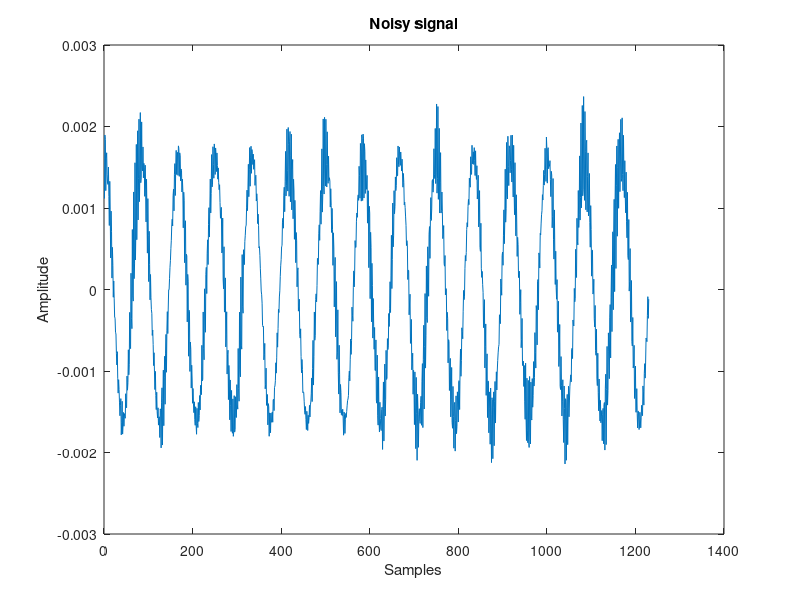
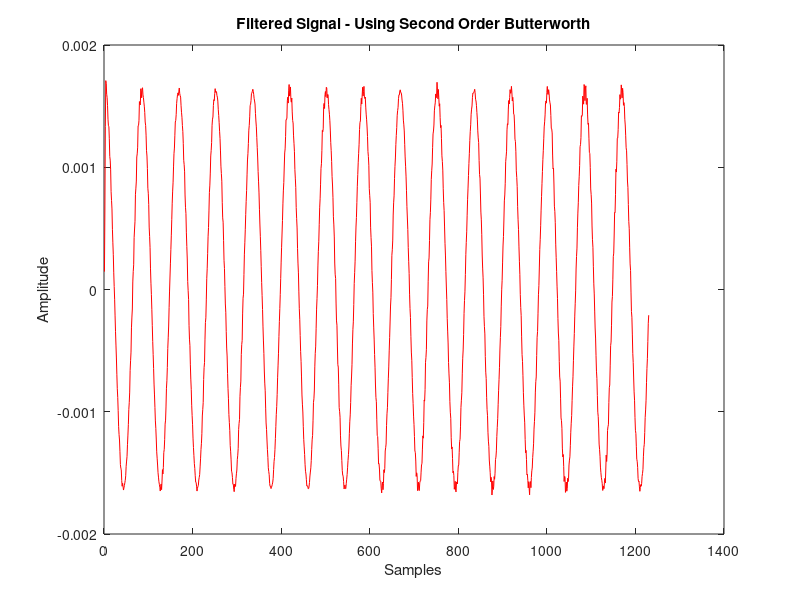
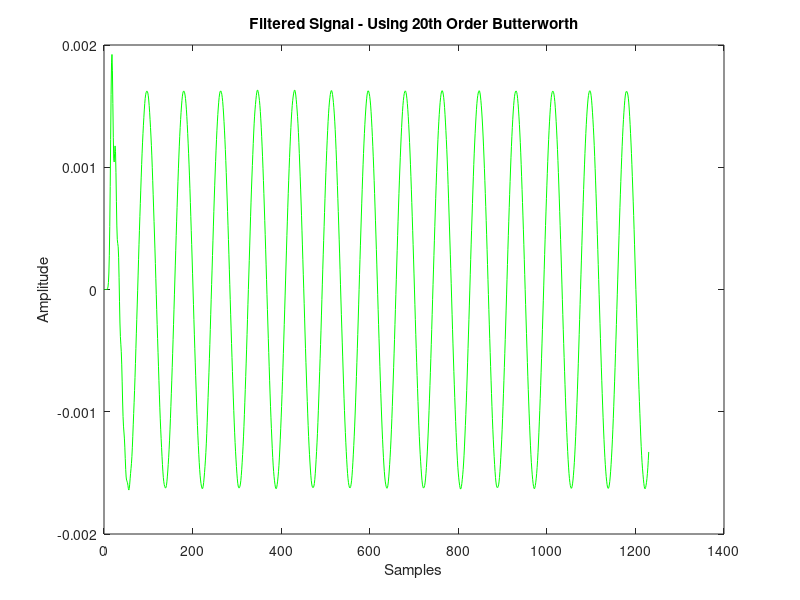
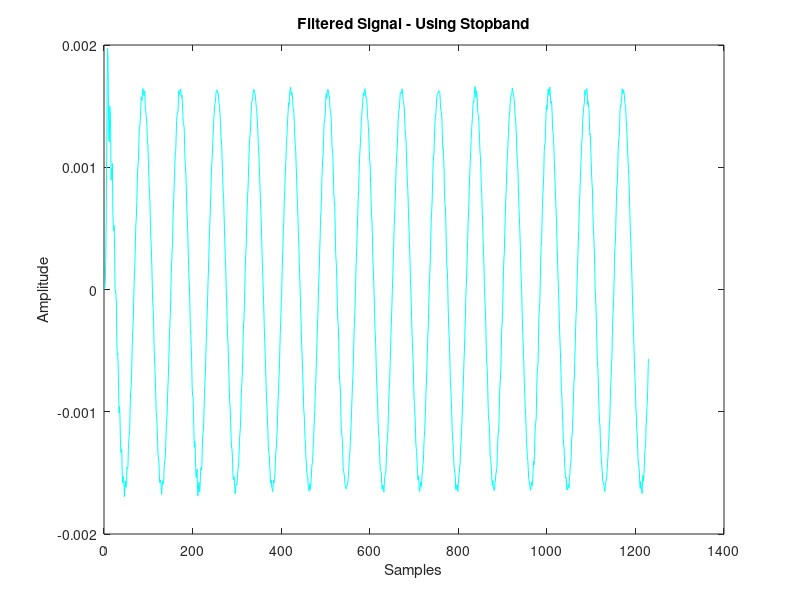

Recreate these plots in MATLAB, in order. (Note: this script raises an error after producing the figures.)
%% Filters Lab
%
% Based on a script by David Dorran.
% The original script is available at <http://dadorran.wordpress.com>.
% Search for "filtering matlab demo".
%
% Adapted for EG-247 Signals and Systems
% by Chris P. Jobling
%
%% Basic parameters
% We will be designing a digital filter and plotting frequency spectra
% using a digital technique called the Fast Fourier Transform. So we need
% to define our sampling times, etc.
%
% Note we are doing this in advance of presenting sampling theory!
Ts = 0.001;   % sampling time
fs = 1/Ts;    % sampling frequency in Hz
ws = 2*pi*fs; % sampling frequency in rad/s
%% Signal with noise
% generate the noisy signal which will be filtered
f0 = 12;      % Hz
t = 0:Ts:1.23; 
x = cos(2*pi*f0*t)
x(end) = []; % removes last element
%% 
% Additive noise is simulated by band-passing a random signal between
% $0.6\omega_s$ and $0.7\omega_s$
[b a] = butter(2,[0.6 0.7],'bandpass');
filtered_noise = filter(b,a,randn(1, length(x)*2));
x = (x + 0.5*filtered_noise(500:500+length(x)-1))/length(x)*2;
%%
plot(x)
title('Noisy signal')
xlabel('Samples');
ylabel('Amplitude')
%% Frequency spectrum
% Plot magnitude spectrum of the signal.
% In interpreting this plot note that the DFT bin number is
% related to the number of samples in the original
% signal which happens to be 1230 in this case.
% 
% Also, the frequency range is normaized to 0-$\omega_s$.
X_mags = abs(fft(x));
figure(10)
plot(X_mags)
xlabel('DFT Bins')
ylabel('Magnitude')
%% 
% We now plot the first half of DFT (normalised frequency)
% after converting the bin number to its corresponding frequency.
% Note 1 corresponds to half the sampling frequency.
figure(10)
num_bins = length(X_mags);
plot([0:1/(num_bins/2 -1):1], X_mags(1:num_bins/2))
xlabel('Normalised frequency (\pi rads/sample)')
ylabel('Magnitude')
%% 
% If we prefer, we can also plot the DFT in Hz.
%
% Note I've plotted a line at f0 as a verification of this result.
figure(11)
plot((fs/2)*[0:1/(num_bins/2 -1):1], X_mags(1:num_bins/2),[f0,f0],[0,0.5])
xlabel('Frequency (Hz)')
ylabel('Magnitude')
%% Butterworth filter
% Design a second order filter using a butterworth design technique.
% The first argument is the order of the filter
% The second argument is the cut-off frequency Wn normalized
% to half the sampling frequency. That is 0 < Wn < 1 where $1 =
% \omega_s/2$.
% The third argument is the type of filter.
%
% See the documentation for more information 'doc butter'.
%%
% In the spectrum we obtained previously, the noise occurs between
% 0.5 and 0.7 on the noramized frequency scale, so we choose 0.3 as Wn.
[b a] = butter(2, 0.3, 'low')
%%
%plot the frequency response (normalised frequency)
H = freqz(b,a, floor(num_bins/2));
figure(10)
hold on
plot([0:1/(num_bins/2 -1):1], abs(H),'r');
%%
% You should examine the filter response to confirm that the cut-off
% frequency (when magnitude H(jw) = 0.707) is 0.3.
%Redesign the filter using a higher order filter
%%
%filter the signal using the b and a coefficients obtained from
%the butter filter design function
x_filtered = filter(b,a,x);
%%
%plot the filtered signal
figure(2)
plot(x_filtered,'r')
title('Filtered Signal - Using Second Order Butterworth')
xlabel('Samples');
ylabel('Amplitude')
%% Design a higher order filter
[b2 a2] = butter(20, 0.3, 'low')
%%
%Plot the magnitude spectrum and compare with lower order filter
H2 = freqz(b2,a2, floor(num_bins/2));
figure(10)
hold on
plot([0:1/(num_bins/2 -1):1], abs(H2),'g');
%%
%filter the noisy signal and plot the result
x_filtered2 = filter(b2,a2,x);
figure(3)
plot(x_filtered2,'g')
title('Filtered Signal - Using 20th Order Butterworth')
xlabel('Samples');
ylabel('Amplitude')
%% Band reject filter
%Use a band reject filter in place of a low pass filter
[b_stop a_stop] = butter(20, [0.5 0.8], 'stop');
%%
%plot the magnitude spectrum
H_stopband = freqz(b_stop,a_stop, floor(num_bins/2));
figure(10)
hold on
plot([0:1/(num_bins/2 -1):1], abs(H_stopband),'c');
%%
%plot filtered signal
x_filtered_stop = filter(b_stop,a_stop,x);
figure(4);
plot(x_filtered_stop,'c')
title('Filtered Signal - Using Stopband')
xlabel('Samples');
ylabel('Amplitude')
%% Matlab's filter design 
%Use matlabs built-in buttord function to get the optimum order to meet a specification
[N Wn] = buttord(0.1, 0.5, 5, 40)
%%
%use the N and Wn values obtained above to design the filter in the usual way
[b3 a3] = butter(N, Wn, 'low');
%%
%plot the magnitude spectrum
H3 = freqz(b3,a3, floor(num_bins/2));
figure(10);
hold on
plot([0:1/(num_bins/2 -1):1], abs(H2),'k');
figure(10)
%%
%filter the signal and plot the ouput of the filter
x_filtered3 = filter(b3,a3,x);
figure(5);
plot(x_filtered3,'k')
title(['Filtered Signal - Using ' num2str(N) ' th Order Butterworth'])
xlabel('Samples');
ylabel('Amplitude')
%% Other Filter Types
% comparison with other filter design techniques (chebyshev and elliptical)
[b_butter a_butter] = butter(4, 0.2, 'low');
H_butter = freqz(b_butter, a_butter);
 
[b_cheby a_cheby] = cheby1(4, 0.5, 0.2, 'low');
H_cheby = freqz(b_cheby, a_cheby);
 
[b_ellip a_ellip] = ellip(4, 0.5, 40, 0.2, 'low');
H_ellip = freqz(b_ellip, a_ellip);
%%
%plot each filter to compare 
figure(11)
norm_freq_axis = [0:1/(512 -1):1];
plot(norm_freq_axis, abs(H_butter))
hold on
plot(norm_freq_axis, abs(H_cheby),'r')
plot(norm_freq_axis, abs(H_ellip),'g')
legend('Butterworth', 'Chebyshev', 'Elliptical')
xlabel('Normalised Frequency');
ylabel('Magnitude')
%%
%plot in dB for verification that spec is met
figure(12);
plot(norm_freq_axis, 20*log10(abs(H_butter)))
hold on
plot(norm_freq_axis, 20*log10(abs(H_cheby)),'r')
plot(norm_freq_axis, 20*log10(abs(H_ellip)),'g')
legend('Butterworth', 'Chebyshev', 'Elliptical')
xlabel('Normalised Frequency ');
ylabel('Magnitude (dB)')
%% GUI for filter design
% Matlab provides a filter design tool. Use it to design
% and test a low-pass butterworth filter with sampling frequency equal to your
% student number whose cut-off frequency (in Hz) is
% equal to the nearest whole number to your student number times 0.2 and whose stop band 
% the nearest whole number to your student number times 0.5. 
% The filter should have 3dB in the pass band and 60 dB in the stop band.
%
% Save the result as lab9.mat and submit this for assessment along with a script lab9.m that demonstrates
% that the filter has the correct pass band, stop band and cut-off frequency behaviour.
fdatool